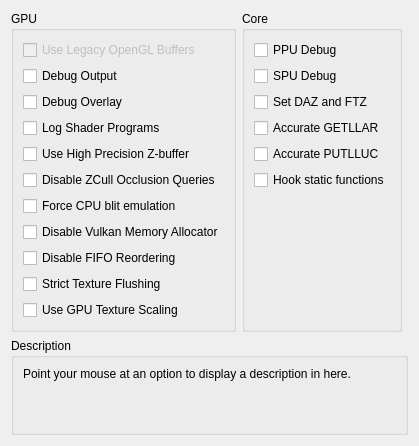
     <widget class="QWidget" name="debugTab">
      <attribute name="title">
       <string>Debug</string>
      </attribute>
      <layout class="QVBoxLayout" name="verticalLayout_53">
       <item>
        <layout class="QHBoxLayout" name="horizontalLayout_21" stretch="1,1,1">
         <item>
          <widget class="QGroupBox" name="gb_debug_gpu">
           <property name="enabled">
            <bool>true</bool>
           </property>
           <property name="title">
            <string>GPU</string>
           </property>
           <property name="alignment">
            <set>Qt::AlignLeading|Qt::AlignLeft|Qt::AlignTop</set>
           </property>
           <layout class="QVBoxLayout" name="verticalLayout_17">
            <item alignment="Qt::AlignTop">
             <widget class="QCheckBox" name="glLegacyBuffers">
              <property name="enabled">
               <bool>false</bool>
              </property>
              <property name="text">
               <string>Use Legacy OpenGL Buffers</string>
              </property>
             </widget>
            </item>
            <item alignment="Qt::AlignTop">
             <widget class="QCheckBox" name="debugOutput">
              <property name="text">
               <string>Debug Output</string>
              </property>
             </widget>
            </item>
            <item>
             <widget class="QCheckBox" name="debugOverlay">
              <property name="text">
               <string>Debug Overlay</string>
              </property>
             </widget>
            </item>
            <item>
             <widget class="QCheckBox" name="logProg">
              <property name="text">
               <string>Log Shader Programs</string>
              </property>
             </widget>
            </item>
            <item alignment="Qt::AlignTop">
             <widget class="QCheckBox" name="forceHighpZ">
              <property name="text">
               <string>Use High Precision Z-buffer</string>
              </property>
             </widget>
            </item>
            <item>
             <widget class="QCheckBox" name="disableHwOcclusionQueries">
              <property name="text">
               <string>Disable ZCull Occlusion Queries</string>
              </property>
             </widget>
            </item>
            <item>
             <widget class="QCheckBox" name="forceCpuBlitEmulation">
              <property name="text">
               <string>Force CPU blit emulation</string>
              </property>
             </widget>
            </item>
            <item>
             <widget class="QCheckBox" name="disableVulkanMemAllocator">
              <property name="text">
               <string>Disable Vulkan Memory Allocator</string>
              </property>
             </widget>
            </item>
            <item>
             <widget class="QCheckBox" name="disableFIFOReordering">
              <property name="text">
               <string>Disable FIFO Reordering</string>
              </property>
             </widget>
            </item>
            <item>
             <widget class="QCheckBox" name="strictTextureFlushing">
              <property name="text">
               <string>Strict Texture Flushing</string>
              </property>
             </widget>
            </item>
            <item>
             <widget class="QCheckBox" name="gpuTextureScaling">
              <property name="text">
               <string>Use GPU Texture Scaling</string>
              </property>
             </widget>
            </item>
           </layout>
          </widget>
         </item>
         <item>
          <widget class="QGroupBox" name="groupBox_7">
           <property name="title">
            <string>Core</string>
           </property>
           <layout class="QVBoxLayout" name="verticalLayout_44">
            <item>
             <widget class="QCheckBox" name="ppuDebug">
              <property name="text">
               <string>PPU Debug</string>
              </property>
             </widget>
            </item>
            <item>
             <widget class="QCheckBox" name="spuDebug">
              <property name="text">
               <string>SPU Debug</string>
              </property>
             </widget>
            </item>
            <item>
             <widget class="QCheckBox" name="setDAZandFTZ">
              <property name="text">
               <string>Set DAZ and FTZ</string>
              </property>
             </widget>
            </item>
            <item>
             <widget class="QCheckBox" name="accurateGETLLAR">
              <property name="text">
               <string>Accurate GETLLAR</string>
              </property>
             </widget>
            </item>
            <item>
             <widget class="QCheckBox" name="accuratePUTLLUC">
              <property name="text">
               <string>Accurate PUTLLUC</string>
              </property>
             </widget>
            </item>
            <item>
             <widget class="QCheckBox" name="hookStFunc">
              <property name="text">
               <string>Hook static functions</string>
              </property>
             </widget>
            </item>
            <item>
             <spacer name="verticalSpacer">
              <property name="orientation">
               <enum>Qt::Vertical</enum>
              </property>
              <property name="sizeHint" stdset="0">
               <size>
                <width>0</width>
                <height>0</height>
               </size>
              </property>
             </spacer>
            </item>
           </layout>
          </widget>
         </item>
         <item>
          <widget class="QWidget" name="widget_11" native="true"/>
         </item>
        </layout>
       </item>
       <item>
        <spacer name="verticalSpacer_10">
         <property name="orientation">
          <enum>Qt::Vertical</enum>
         </property>
         <property name="sizeHint" stdset="0">
          <size>
           <width>0</width>
           <height>0</height>
          </size>
         </property>
        </spacer>
       </item>
       <item>
        <widget class="QGroupBox" name="groupBox_63">
         <property name="title">
          <string>Description</string>
         </property>
         <layout class="QVBoxLayout" name="verticalLayout_52">
          <item>
           <widget class="QLabel" name="description_debug">
            <property name="text">
             <string>Point your mouse at an option to display a description in here.


</string>
            </property>
            <property name="textFormat">
             <enum>Qt::PlainText</enum>
            </property>
            <property name="alignment">
             <set>Qt::AlignLeading|Qt::AlignLeft|Qt::AlignTop</set>
            </property>
            <property name="wordWrap">
             <bool>true</bool>
            </property>
           </widget>
          </item>
         </layout>
        </widget>
       </item>
      </layout>
     </widget>
